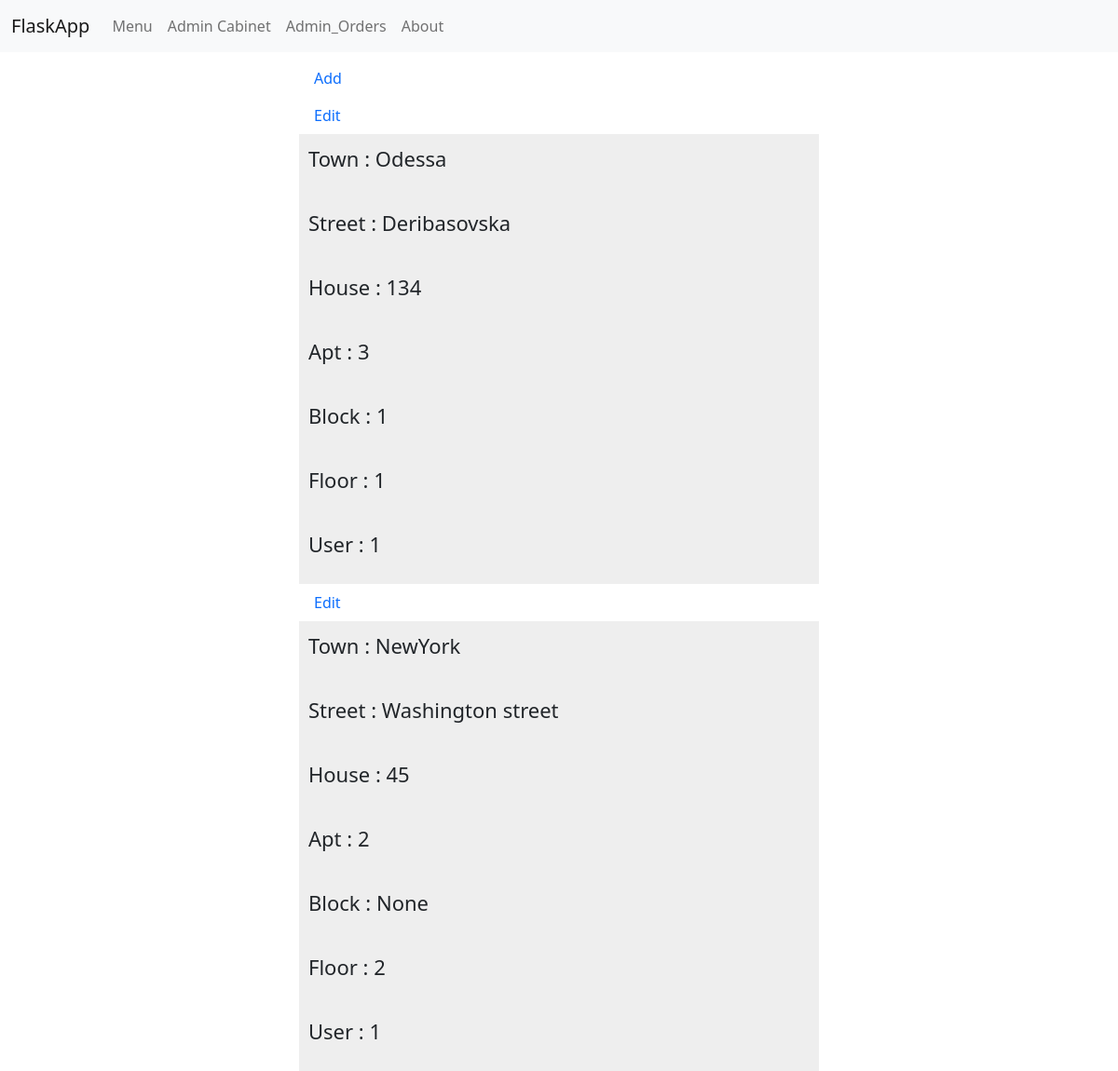
Page /user/addresses (signed in) on the committed database.
### tables this page shows
CREATE TABLE Address (ID INTEGER NOT NULL UNIQUE, Town TEXT NOT NULL, Street TEXT NOT NULL, House TEXT NOT NULL, Apt TEXT, Block INTEGER, Floor INTEGER, User INTEGER NOT NULL REFERENCES User (ID), PRIMARY KEY (ID));

### view.py (the view)
def user_address_list():
    if request.method == 'GET':
        result = db_get_data(SQLiteDB('Dishes.db'), 'Address', ['*'], params={'User': session['ID']})
        print(result)
        return render_template('user_addresses.html', result=result)

### db_methods.py (called while the page is built)
def dict_factory(cursor, row):
    d = {}
    for idx, col in enumerate(cursor.description):
        d[col[0]] = row[idx]
    return d

    def __enter__(self):
        return self

    def __exit__(self, exc_type, exc_val, exc_tb):
        self.connect.commit()
        self.connect.close()

    def sql_query(self, query, all_data=True):
        answer = self.cursor.execute(query)
        if all_data:
            return answer.fetchall()
        else:
            return answer.fetchone()

    def select_from(self, table_name, columns: list, param=None, all_data=True):
        columns = ','.join(columns)
        query = f"SELECT {columns} FROM {table_name}"
        if param:
            param = ' and '.join([f"{key}='{value}'" for key, value in param.items()])
            query += f" WHERE {param}"
        if all_data:
            return self.sql_query(query)
        else:
            return self.sql_query(query, all_data=False)

### view.py (called while the page is built)
def db_get_data(data_base, tables, *args, params=None, get_all=True):
    with data_base as db:
        result = db.select_from(tables, *args, param=params, all_data=get_all)
    return result

### templates/user_addresses.html (shortened to what this page needs)
{% extends 'user.html' %}
{% block content %}
    <div style="width: 50%; margin: auto">
                        <a class="nav-link" href="{{ url_for('user_address_add') }}">Add</a>
        {% for dish in result %}
            {% for key, value in dish.items() %}
                {% if key == 'ID' %}
                        <a class="nav-link" href="{{ url_for('user_address', address_id=value) }}">Edit</a>
                {% endif %}
                {% if key != 'ID' %}
                    <div style="padding: 10px; background-color: #EEE">
                        <p style="font-size: 22px">{{ key }} : {{ value }}</p>
                    </div>
                {% endif %}
            {% endfor %}
        {% endfor %}
    </div>
{% endblock %}

### rows in the picture
Address: key "Town", Town "Odessa", key "Street", Street "Deribasovska", key "House", House "134", dish "Apt" "Block" "Floor" "User", dish "3" "1" "1" "1"
Address: key "Town", Town "NewYork", key "Street", Street "Washington street", key "House", House "45", dish "Apt" "Block" "Floor" "User", dish "2" "None" "2" "1"
